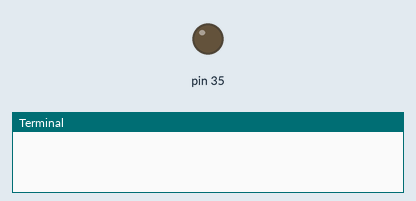
A program run on a simulated Raspberry Pi (header pin numbers). Parts: output pins drawn as LEDs (lit = HIGH), the last lines printed to the terminal. At 1.0 s the program stops and its outputs stay as they are.

Above: at 0.1 s.
At 1.1 s:
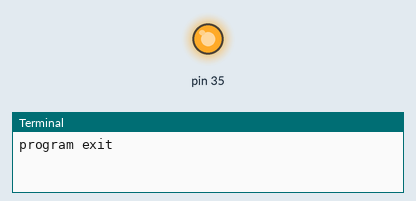
Timing chart, 0 to 2.5 s (numbered marks = the images above):
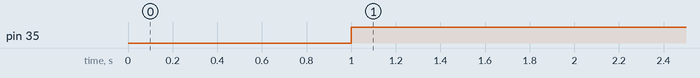

Measured:
- by itself, pin 35: LOW → HIGH at 1.0 s

The program:

Buzzer.py
```python
import RPi.GPIO as GPIO
import time

class ActiveBuzzer:
    ON = 'on'
    OFF = 'off'

    def __init__(self, channel):
        self.__channel = channel
        self.state = ActiveBuzzer.OFF
        GPIO.setmode(GPIO.BOARD)
        GPIO.setwarnings(False)
        GPIO.setup(channel, GPIO.OUT, initial=GPIO.HIGH)

    def on(self):
        self.state = ActiveBuzzer.ON
        GPIO.output(self.__channel, GPIO.LOW)

    def off(self):
        self.state = ActiveBuzzer.OFF
        GPIO.output(self.__channel, GPIO.HIGH)

if __name__ == '__main__':
    try:

        buzzer = ActiveBuzzer(35)
        buzzer.on()
        time.sleep(1)
        buzzer.off()

    except KeyboardInterrupt:
        print()
    finally:
        buzzer.off()
        print('program exit')
```
